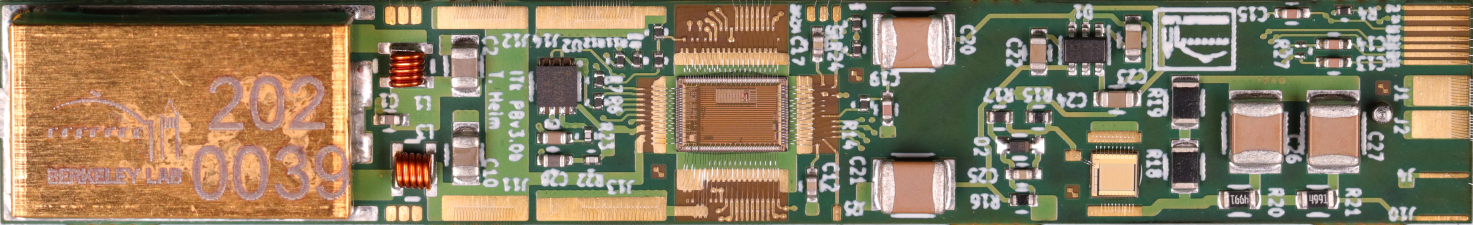
#> input picture data/golden.jpg, 5892 x 898 px, given as the content of the folder data/golden.jpg, which was not available (shown at 1/4 size)
$ python thresh_test.py data/golden.jpg out.png
#> lines starting #> are read from the running program, lines starting #| are printed output that depends on the picture; after the words box and inside, x2 and y2 are one past the last pixel; in counts of white or black regions, pixels touching at a corner belong together; pictures that were not available may be replaced by others from this repository, and a replacement may not be noted
#!/usr/bin/env python
import cv2
import glob
import random
import argparse
import numpy as np

parser = argparse.ArgumentParser(description='Crop a sheildbox from a picture of a Powerboard')
parser.add_argument('input' ,help='Path to images of Powerboards')
parser.add_argument('output',help='Path where the results will be saved')

args = parser.parse_args()

read_path = f"{args.input}/*.JPG"

for x in glob.glob(read_path):

    image = cv2.imread(x)
#> image is the input picture: shape (898, 5892, 3); mean B, G, R 97.2, 124.1, 138.7
    (b, g, r) = cv2.split(image)
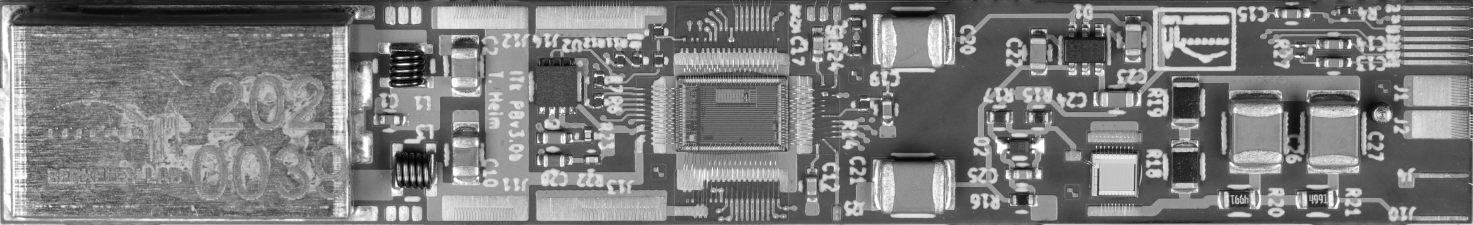
#> g: shape (898, 5892) (shown at 1/4 size); min 0, max 255, mean 124.1
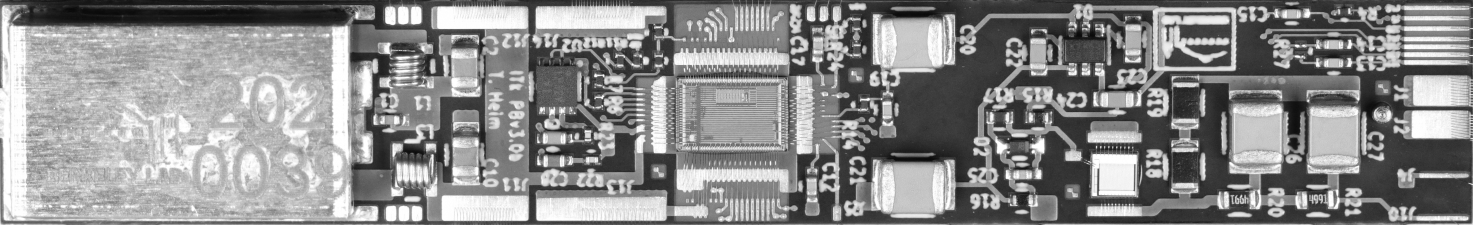
#> r: shape (898, 5892) (shown at 1/4 size); min 6, max 255, mean 138.7
    lst = [b, g, r]
    channels = ['b', 'g', 'r']
    images = []
    for c in lst:
        scale_percent = 70 # percent of original size
        width = int(c.shape[1] * scale_percent / 100)
        height = int(c.shape[0] * scale_percent / 100)
        dim = (width, height)
        # resize image
        image = cv2.resize(c, dim, interpolation = cv2.INTER_AREA)
        #_, image = cv2.threshold(b,125,255,cv2.THRESH_BINARY_INV+cv2.THRESH_OTSU)
        images.append(image)
#> this loop made 3 passes
#> pass 1, `image = cv2.resize(c, dim, interpolation = cv2.INTER_AREA)`:
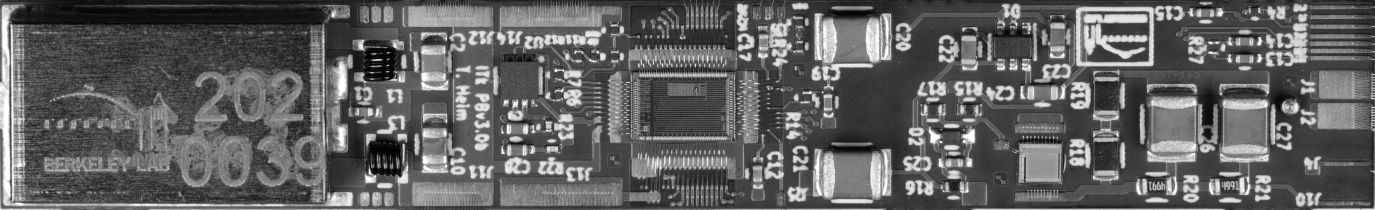
#> image: shape (628, 4124) (shown at 1/3 size); min 0, max 255, mean 97.2
#> after the loop, images = 3 items

    #for i in range(len(images)):
        #cv2.imshow(channels[i] + "_thresh", images[i])

    _, b_thresh = cv2.threshold(images[0],125,255,cv2.THRESH_BINARY_INV+cv2.THRESH_OTSU)
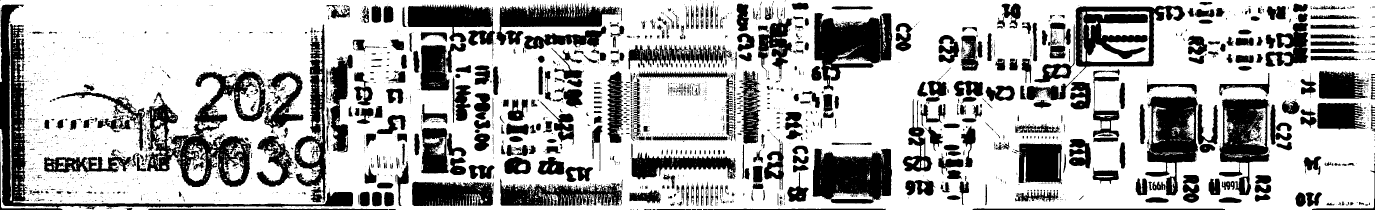
#> b_thresh: shape (628, 4124) (shown at 1/3 size); 69.8% white; 2691 black regions (1935 under 20 px), largest, box (x1, y1, x2, y2) and area: (438, 214, 910, 561) 52357, (0, 14, 1059, 628) 46154, (2443, 39, 2677, 252) 30817
    _, g_thresh = cv2.threshold(images[1],125,255,cv2.THRESH_BINARY+cv2.THRESH_OTSU)
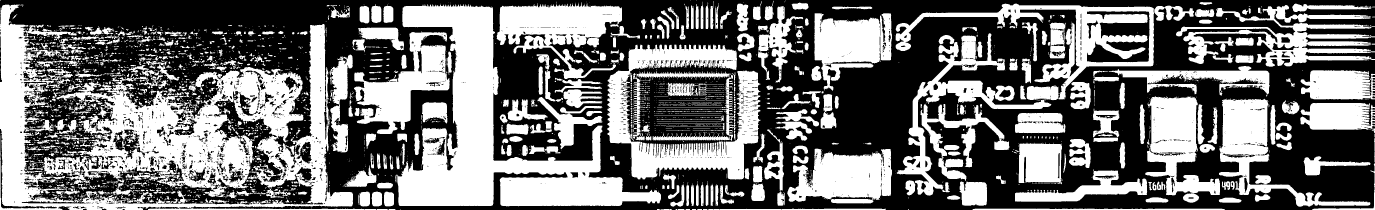
#> g_thresh: shape (628, 4124) (shown at 1/3 size); 45.1% white; 3560 white regions (2732 under 20 px), largest, box (x1, y1, x2, y2) and area: (0, 14, 1059, 628) 236028, (1186, 12, 1983, 619) 158944, (1822, 134, 2281, 539) 69729
    _, r_thresh = cv2.threshold(images[2],125,255,cv2.THRESH_BINARY+cv2.THRESH_OTSU)
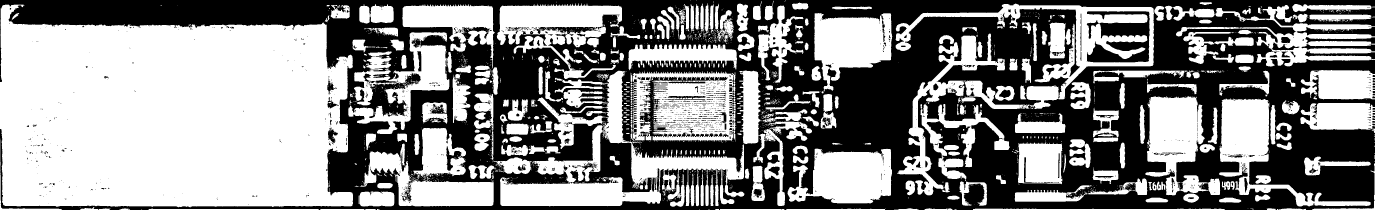
#> r_thresh: shape (628, 4124) (shown at 1/3 size); 53.3% white; 1720 black regions (1483 under 20 px), largest, box (x1, y1, x2, y2) and area: (0, 0, 4124, 628) 1157220, (3260, 34, 3449, 187) 15929, (3905, 111, 4124, 154) 3546

    print(r_thresh)
#> (printed output is left out)
    print('b_thresh:')
    print(b_thresh)
#> (printed output is left out)
    rb = np.bitwise_or(r_thresh, b_thresh)
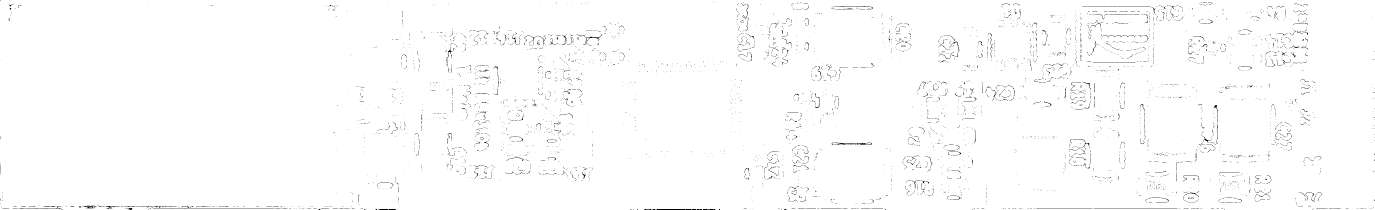
#> rb: shape (628, 4124) (shown at 1/3 size); 99% white; black in thin lines or dots

    # [4 lines of commented-out code are left out]

    thresh = [b_thresh, g_thresh, r_thresh]

    for i in range(len(images)):
        cv2.imshow(channels[i] + "_thresh", thresh[i])

    cv2.imshow("rb_thresh", rb)

    cv2.waitKey(0)
    cv2.destroyAllWindows()
    #n = random.randint(0, 1000000)
    #write_add = f"{args.output}/{n}.JPG"
    #cv2.imwrite(write_add, b_thresh)
